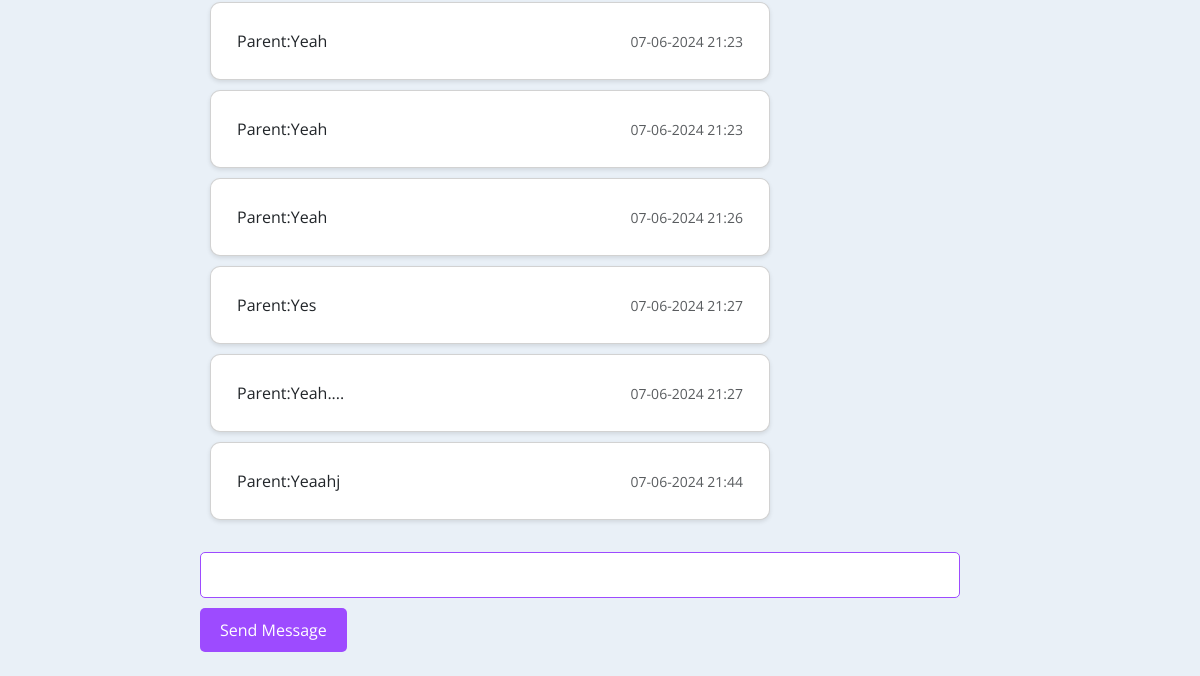
/contact_child (lower part), run on an earlier commit of the app's database.
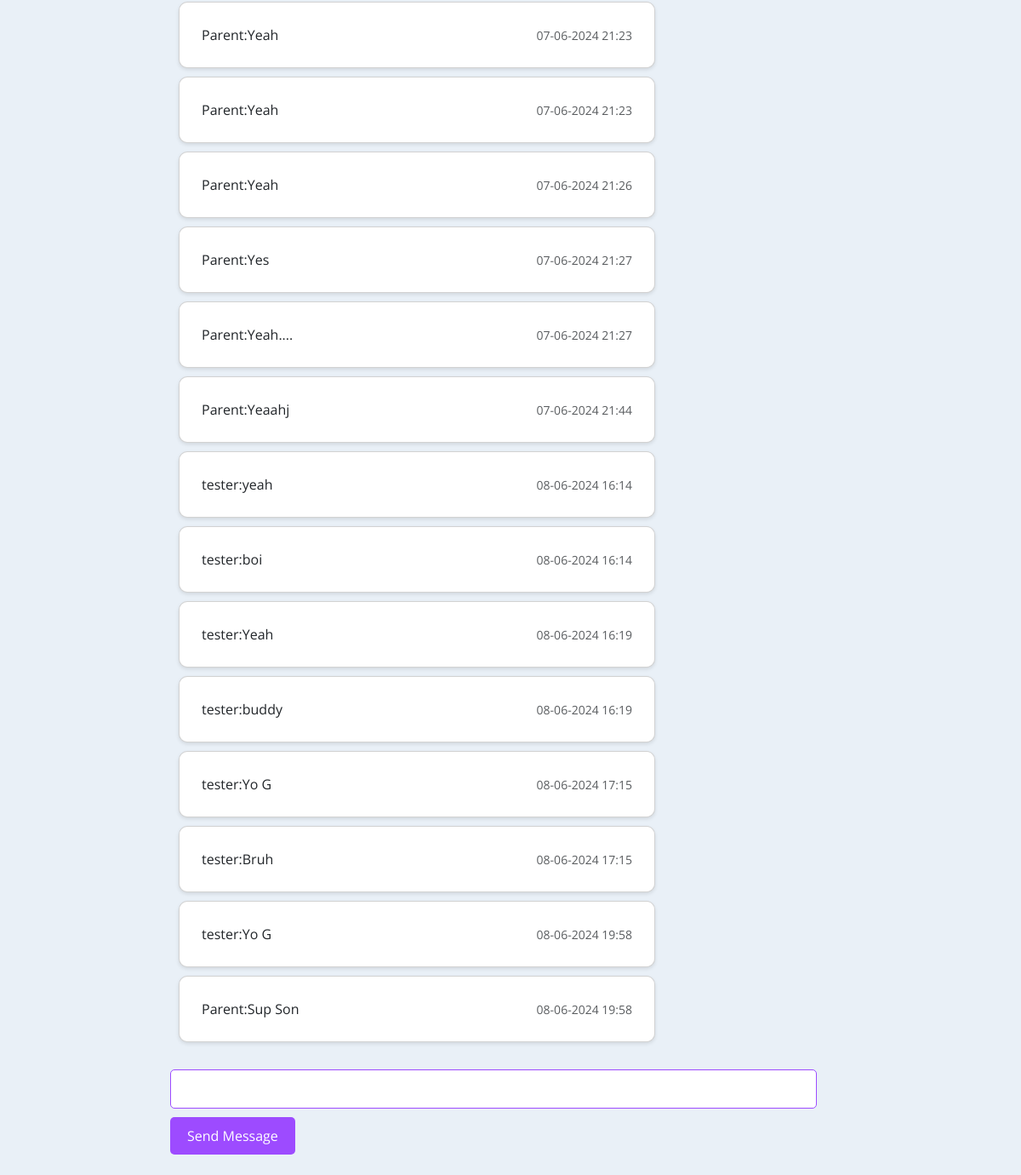
And on a later commit of the database.
### geolocation_app/models.py (models this page shows, shortened)
class ChatMessage(models.Model):
    user = models.ForeignKey(User, on_delete=models.CASCADE)
    message = models.TextField()
    timestamp = models.DateTimeField(auto_now_add=True)
    room_name = models.CharField(max_length=255, null=True)

class User(AbstractUser):
    password = models.CharField(max_length=128, default='default_password')

### geolocation_app/views.py (the view, shortened to what this page needs)
# urls.py: path('contact_child', views.contact_child, name='contact_child')
def contact_child(request, *args, **kwargs):
    parent = None
    children = None
    is_child = False
    last_messages = ChatMessage.objects.all()
    context = {
        "user": request.user,
        "children": children,
        "is_child": is_child,
        "parent": parent,
        "last_messages": last_messages
    }
    return render(request, "geolocation_app/contact_child.html", context)

### geolocation_app/templates/geolocation_app/contact_child.html (shortened to what this page needs)
{% extends "geolocation_app/layout.html" %}
{% block body %}
<br>
<br>
<div class="chat__item__container" id="id_chat_item_container">
    <br/>
    {% for message in last_messages %}
    <div class="card message-card mb-2 {% if message.user == user %} user-message {% else %} other-user-message {% endif %}">
        <div class="card-body d-flex justify-content-between align-items-center">
            {% if message.user != user %}
            <p class="card-text mb-0 other-user-name">{{ message.user }}:</p>
            {% endif %}
            <p class="card-text mb-0">{{ message.message }}</p>
            <p class="card-text text-muted mb-0 timestamp small">{{ message.timestamp|date:'d-m-Y H:i' }}</p>
        </div>
    </div>
    {% endfor %}
    <br/>
    <input type="text" id="id_message_send_input" />
    <button type="submit" id="id_message_send_button">Send Message</button>
    <br/>
    <br/>
</div>
{% endblock %}

### geolocation_app/templates/geolocation_app/layout.html (shortened to what this page needs)
{% load static %}
<!DOCTYPE html>
<html lang="en">
<head>
    <link href="https://cdn.jsdelivr.net/npm/remixicon@2.5.0/fonts/remixicon.css" rel="stylesheet">
    <link href="https://cdn.jsdelivr.net/npm/bootstrap@5.3.0/dist/css/bootstrap.min.css" rel="stylesheet">
    <link href='https://cdn.jsdelivr.net/npm/boxicons@2.0.5/css/boxicons.min.css' rel='stylesheet'>
    <link rel="stylesheet" href="{% static 'geolocation_app/styles.css' %}">
</head>
<body>
    <div class="body">
        {% block body %}
        {% endblock %}
    </div>
</body>
</html>

### geolocation_app/static/geolocation_app/styles.css (style rules this page uses)
:root { --first-color: #9D4BFF; --first-color-dark: #23004D; --first-color-light: #A49EAC; --first-color-lighten: #F2F2F2; --body-font: 'Open Sans', sans-serif; --h1-font-size: 1.5rem; --normal-font-size:.938rem; --small-font-size:.813rem; }
@media screen and (min-width: 768px) { :root { --normal-font-size: 1rem; --small-font-size:.875rem; } }
*,::before,::after { box-sizing: border-box; }
body { margin: 0; padding: 0; font-family: var(--body-font); font-size: var(--normal-font-size); color: var(--first-color-dark); }
body { font-family: 'Open Sans', sans-serif; margin: 0; padding: 0; background-color: #e9f0f7; }
input { width: 100%; }
.chat__item__container { width: 100%; max-width: 800px; margin: 0 auto; }
.card { border-radius: 10px; padding: 10px; box-shadow: 0 2px 4px rgba(0, 0, 0, 0.1); max-width: 70%; word-wrap: break-word; margin: 10px 0; }
.other-user-message { background-color: #FFFFFF; margin-left: 10px; margin-right: auto; }
.card-body { display: flex; justify-content: space-between; align-items: center; }
.timestamp { margin-left: auto; }
#id_message_send_input { width: calc(100% - 40px); padding: 10px; border: 1px solid #9D4BFF; border-radius: 5px; font-size: 16px; margin-bottom: 10px; }
#id_message_send_button { background-color: #9D4BFF; color: #fff; border: none; padding: 10px 20px; font-size: 16px; cursor: pointer; transition: background-color 0.3s ease; border-radius: 5px; align-items: center; }

What changed in the data, as far as the page shows it:
added ChatMessage: user "tester", message "yeah", timestamp "08-06-2024 16:14"
added ChatMessage: user "tester", message "boi", timestamp "08-06-2024 16:14"
added ChatMessage: user "tester", message "Yeah", timestamp "08-06-2024 16:19"
added ChatMessage: user "tester", message "buddy", timestamp "08-06-2024 16:19"
added ChatMessage: user "tester", message "Yo G", timestamp "08-06-2024 17:15"
added ChatMessage: user "tester", message "Bruh", timestamp "08-06-2024 17:15"
added ChatMessage: user "tester", message "Yo G", timestamp "08-06-2024 19:58"
added ChatMessage: user "Parent", message "Sup Son", timestamp "08-06-2024 19:58"
